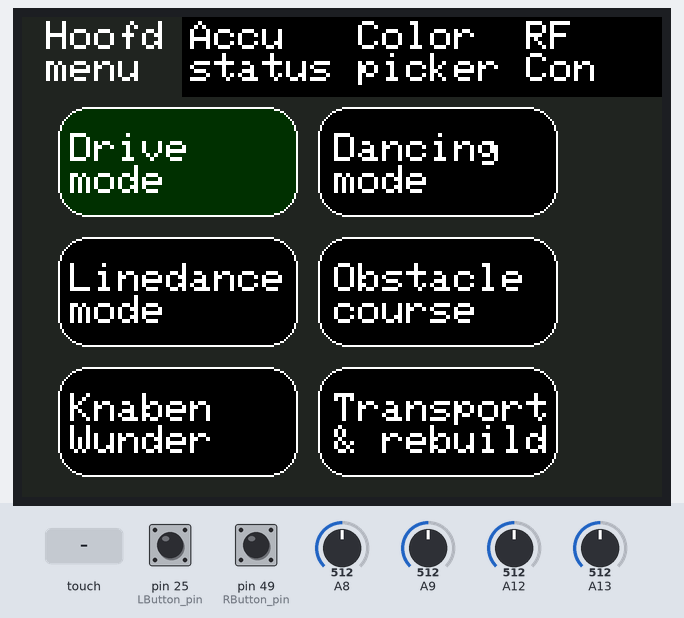
The sketch below on a simulated Arduino Mega 2560, built with avr-gcc and run on an emulated ATmega2560. Shown: 320×240 colour display. The inputs (shaded band) are chosen by the test bench; at power-on: pin 25 (LButton_pin) LOW, pin 49 (RButton_pin) LOW, A8 = 512, A9 = 512, A12 = 512, A13 = 512. What the sketch prints to the serial monitor is not drawn.

Above: at 1.5 s.
1.6 s: touch panel pressed at 87 % / 30 % of its raw x / y range
At 2.8 s:
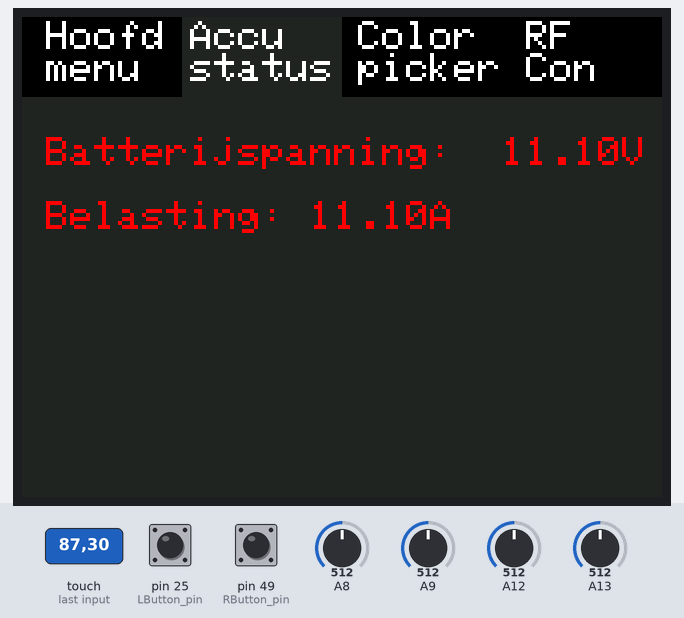
3.1 s: touch panel pressed at 87 % / 10 % of its raw x / y range
At 3.2 s:
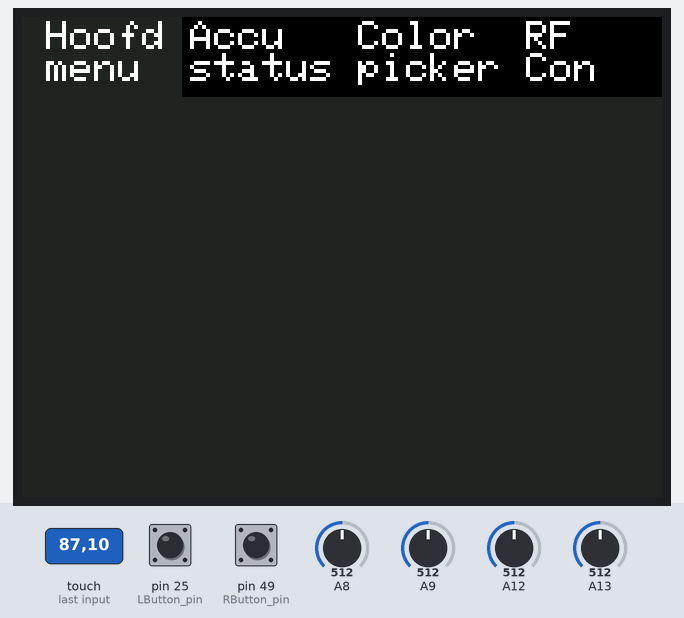
Timing chart, 0 to 6.1 s (numbered marks = the images above; inputs shaded):
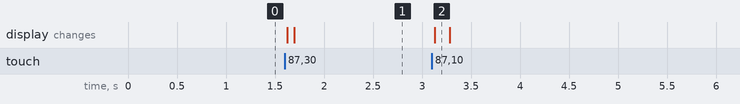

The sketch:

Controller.ino
```cpp
// Datum : 03-06-2018
// Naam  : Steven Wijnja
// Versie: 1.1
// Omschr: Controller

#include <Adafruit_GFX.h>    // Core graphics library
#include <SPI.h>       // this is needed for display
#include <Adafruit_ILI9341.h>
#include <Wire.h>      // this is needed for FT6206
#include <Adafruit_FT6206.h>
#include <SoftwareSerial.h>

// The FT6206 uses hardware I2C (SCL/SDA)
Adafruit_FT6206 ctp = Adafruit_FT6206();

// The display also uses hardware SPI, plus #9 & #10
#define TFT_CS 10
#define TFT_DC 9
Adafruit_ILI9341 tft = Adafruit_ILI9341(TFT_CS, TFT_DC);

// Aantal menus
#define aantal_menus  4
int boxsize = 320 / aantal_menus;

// Huidige status van controller, oftewel in welk menu we zitten
int state = 0,
        old_state = 0;

// Mode van de robot
int mode = 0;
// Define colors
#define GRAY  RGB(38, 37, 36)
#define BLACK ILI9341_BLACK
#define RED  RGB(255, 0, 0)
#define ORANGE RGB(0, 51, 0)

#define BT  Serial1
#define PC  Serial

// Verbonden via Serieel of BT
#define WIRED   true

// Waardes van de joysticks
// y_rechts omkeren wegens orientatie van de joystick
#define x_rechts  map(analogRead(A12), 0, 1023, 11, 19)
#define y_rechts  map(analogRead(A13), 0, 1023, 19, 11)

#define x_links  map(analogRead(A8), 0, 1023, 11, 19)
#define y_links  map(analogRead(A9), 0, 1023, 11, 19)

#define LButton_pin 25
#define RButton_pin 49
#define LButton     digitalRead(LButton_pin) == HIGH
#define RButton     digitalRead(RButton_pin) == HIGH
int LButton_old = 0;
int RButton_old = 0;

// Flank variabelen
int xr_old = 0;
int yr_old = 0;
int xl_old = 0;
int yl_old = 0;
boolean old_lb = 0;
boolean old_rb = 0;
int old_mode = 0;
uint16_t picked_color = 0;
uint16_t old_color = picked_color;
//int old[7];
int old[7] = {xl_old, yl_old, xr_old, yr_old, old_lb, old_rb, mode};
int current[7] = {x_links, y_links, x_rechts, y_rechts, LButton, RButton, mode};
String names[7] = {"lx: ", "ly: ", "rx: ", "ry: ", "LB: ", "RB: ", "md: "};
//int current[7];
int y;
int x;

long int timer = millis();
String wired_string;
float volt = 11.1;

/* TODO
 *  1. WIRED of BT keuze in menu zetten
 *  2. enableRecieve, zoek uit of reciever op pin 18 of 19 zit
 *  3. enableTransmit, zelfde voor transmitting
 *  4. Virtuelwire weghalen zodra RCSwitch getest is
 */

void setup(void) {
    pinMode(LButton_pin, INPUT);
    pinMode(RButton_pin, INPUT);

    pinMode(A8, INPUT);
    pinMode(A9, INPUT);
    pinMode(A12, INPUT);
    pinMode(A13, INPUT);

    pinMode(18, OUTPUT); // BT TX
    pinMode(19, INPUT);  // BT RX

    while (!Serial); // used for leonardo debugging

    // Initialiseer Seriele verbindingen en scherm
    PC.begin(115200);
    PC.println(F("Cap Touch Paint!"));
    BT.begin(9600);
    tft.begin();

    if (!ctp.begin(40)) { // pass in 'sensitivity' coefficient
        PC.println("Couldn't start FT6206 touchscreen controller");
        while (1);
    }

    PC.println("Capacitive touchscreen started");

    picked_color = GRAY;
    tft.setRotation(1);
    //old[0] = x_links;
    //old[1] = y_links;
    //old[2] = x_rechts;
    //old[3] = y_rechts;
// old[4]= LButton;
    //old[5] = RButton;
    //old[6] = mode;
    //current[0] = x_links;
   // current[1] = y_links;
    //current[2] = x_rechts;
   // current[3] = y_rechts;
// current[4]= LButton;
// current[5] = RButton;
// current[6] = mode;

    drawMenus(0);
    handleMenus();
}

void loop() {
    // Zodra joystick waardes veranderen stuur via serieel of BT
    // Flank variabelen
    checkChange();
    // Wait for a touch
    if (!ctp.touched()) {
        return;
    }

    handleTouchEvent();
}
```

Hulpfuncties.ino
```cpp
void drawMenus(uint8_t keuze) {
    // Menublokken
    int color;
    for (int i = 0; i < aantal_menus; i++) {
        color = (i == 2 && keuze == i) ? picked_color : (keuze == i ? GRAY : BLACK);
        tft.fillRect(i * boxsize, 0, boxsize, 40, color);
    }

    // Menu teksten
    tft.setCursor(0, 2);
    tft.setTextColor(ILI9341_WHITE);
    tft.setTextSize(2);
    tft.println(" Hoofd");
    tft.println(" menu");

    // 7 spaties per vak
    tft.setCursor(0, 2);
    tft.println("       Accu");
    tft.println("       status");

    tft.setCursor(0, 2);
    tft.println("              Color");
    tft.println("              picker");


    tft.setCursor(0, 2);
    tft.println("                     RF");
    tft.println("                     Con");
}


void drawButton(uint8_t keuze) {
    uint8_t x, y;
    String text1, text2;
    // Positie bepalen voor de knop aan de hand van de keuze oftewel mode
    x = keuze <= 2 ? 18 : 148;
    if (keuze == 0 || keuze == 3) {
        y = 45;
    }
    if (keuze == 1 || keuze == 4) {
        y = 110;
    }
    if (keuze == 2 || keuze == 5) {
        y = 175;
    }

    // Highlight de gekozen mode
    int color = keuze == mode ? ORANGE : BLACK;

    if (keuze == 0) {
        text1 = "  Drive";
        text2 = "  mode";
    }
    if (keuze == 1) {
        text1 = "  Linedance";
        text2 = "  mode";
    }
    if (keuze == 2) {
        text1 = "  Knaben";
        text2 = "  Wunder";
    }
    if (keuze == 3) {
        text1 = "             Dancing";
        text2 = "             mode";
    }
    if (keuze == 4) {
        text1 = "             Obstacle";
        text2 = "             course";
    }
    if (keuze == 5) {
        text1 = "             Transport";
        text2 = "             & rebuild";
    }

    tft.fillRoundRect(x, y, 120, 55, 15, color);
    tft.drawRoundRect(x, y, 120, 55, 15, ILI9341_WHITE);
    tft.setCursor(0, y + 13);
    tft.setTextColor(ILI9341_WHITE);
    tft.setTextSize(2);
    tft.println(text1);
    tft.println(text2);

}

void handleMenus() {
    //PC.println(state);
    switch (state) {
        // Hoofdmenu ------------------------------------------------------------------
        case 0:
            tft.fillRect(0, 40, 320, 200, GRAY);
            for (int i = 0; i < 6; i++) drawButton(i);  // Doet hetzelfde als hierboven staat
            break;
            // Batterij status ------------------------------------------------------------
        case 1:
            tft.fillRect(0, 40, 320, 200, GRAY);
            tft.setCursor(0, 60);
            tft.setTextColor(ILI9341_RED);
            tft.setTextSize(2);
            tft.setTextWrap(false);
            tft.print(" Batterijspanning: ");
            tft.print(" ");
            tft.print(volt);
            tft.println("V");
            tft.println(" ");
            tft.print(" Belasting: ");
            tft.print(volt);
            tft.print("A");
            break;
            // Colorpicker   ------------------------------------------------------------
        case 2:
            //tft.fillRect(0, 40, 320, 200, GRAY);
            drawHSL();
            break;
    }
}


// -------------- Functies voor de colorpicker --------------
// Get 16-bit equivalent of 24-bit color
uint16_t RGB(uint8_t r, uint8_t g, uint8_t b) {
    return ((r / 8) << 11) | ((g / 4) << 5) | (b / 8);
}

float hue2rgb(float p, float q, float t) {
    if (t < 0) t += 1;
    if (t > 1) t -= 1;
    if (t < 1.0 / 6) return p + (q - p) * 6 * t;
    if (t < 1.0 / 2) return q;
    if (t < 2.0 / 3) return p + (q - p) * (2.0 / 3 - t) * 6;
    return p;
}

uint16_t hslToRgb(float h, float s, float l) {
    float r, g, b;

    if (s == 0) {
        r = g = b = l; // achromatic
    } else {
        float q = l < 0.5 ? l * (1 + s) : l + s - l * s;
        float p = 2 * l - q;
        r = hue2rgb(p, q, h + 1.0 / 3);
        g = hue2rgb(p, q, h);
        b = hue2rgb(p, q, h - 1.0 / 3);
    }
    return RGB(min(r * 255, 255), min(g * 255, 255), min(b * 255, 255));
}

void drawHSL() {
    tft.fillRect(0, 40, 320, 200, RGB(0, 0, 0));
    float hue;
    float saturation = 1;
    float lightness;
    unsigned int height = 240;
    unsigned int width = 320;
    for (unsigned int x = 0; x < width; x += 1) {
        hue = ((float) x) / width;
        for (unsigned int y = 40; y < height; y += 1) {
            lightness = ((float) y - 40) / (height - 10); // top NUM_WHITE_PIXELS pixels represent white, full power

            tft.drawPixel(x, y, hslToRgb(hue, saturation, lightness));
        }
    }
}

bool checkChange() {
    xr_old = x_rechts;
    yr_old = y_rechts;
    xl_old = x_links;
    yl_old = y_links;
    old_lb = LButton;
    old_rb = RButton;
    old_mode = mode;
    old_color = picked_color;
    current[0] = x_rechts;
    current[1] = y_rechts;
    current[2] = x_links;
    current[3] = y_links;
    current[4] = LButton;
    current[5] = RButton;
    current[6] = mode;
    int i;
    String name1;
    for (i = 0; i < 7; i++) {
        name1 = names[i];
        if (old[i] != current[i]) {
        //    PC.println("Equals: " + String(old[i]) + " " + String(current[i]) + " Position:" + String(i) );
            old[i] = current[i];
            sendBluetooth(names[i] + String(current[i]));
        }
    }
}

void sendBluetooth(String string) {
    BT.println(string);
}

void sendToScreen(int number, int data) {
    PC.println(number + data);
}

void checkModeVsOldMode(int newMode, int oldMode) {
    if (newMode != oldMode) {
        drawButton(mode);
        drawButton(old_mode);
        //handleMenus();
        old_mode = mode;
    }
}

bool IsBetweenNumbers(int value, int number1, int number2) {
    return value > number1 && value < number2;
}

void handleTouchEvent() {
    // Retrieve a point
    TS_Point px = ctp.getPoint(),
            p = ctp.getPoint();

    // flip it around to match the screen.
    p.x = map(px.y, 0, 320, 320, 0);
    p.y = map(px.x, 0, 240, 0, 240);
    y = p.y;
    x = p.x;
    // alles onder y < 40 is menu
    if (y < 40) {
        // Menukeuze op basis van x coordinaat
        for (int i = 0; i < aantal_menus; i++) {
            if (x < (i + 1) * boxsize) {
                if (i != old_state) { // Voorkomen van flikkeren
                    drawMenus(i);
                    state = i;
                }
                break;
            }
        }
        // Geen touch op menu, handle menu opties
        // Handlemenus() vervangen wegens knipperen van scherm
    } else if (state == 0) {  // Hoofdmenu
        if (IsBetweenNumbers(x, 18, 138)) {
            if (IsBetweenNumbers(y, 45, 100)) {
                mode = 0;
            }
            if (IsBetweenNumbers(y, 110, 165)) {
                mode = 1;
            }
            if (IsBetweenNumbers(y, 175, 230)) {
                mode = 2;
            }
        } else if (IsBetweenNumbers(x, 148, 268)) {
            if (IsBetweenNumbers(y, 45, 100)) {
                mode = 3;
            }
            if (IsBetweenNumbers(y, 110, 165)) {
                mode = 4;
            }
            if (IsBetweenNumbers(y, 175, 230)) {
                mode = 5;
            }
        }
        checkModeVsOldMode(mode, old_mode);
    } else if (state == 2) {  // Colorpicker
        float hue = (float) x / 320.0;
        float saturation = 1;
        float lightness = ((float) y - 40.0) / (240.0 - 10.0);
        if (picked_color != hslToRgb(hue, saturation, lightness)) {

            tft.fillRect(2 * boxsize, 0, boxsize, 40, hslToRgb(hue, saturation, lightness));
            tft.setCursor(0, 2);
            tft.setTextColor(ILI9341_WHITE);
            tft.setTextSize(2);
            tft.println("              Color");
            tft.println("              picker");
            picked_color = hslToRgb(hue, saturation, lightness);
        }
    }

    // Zodra menukeuze veranderd, scherm refreshen
    if (state != old_state) {
        handleMenus();
        old_state = state;
    }
}
```

Measured:
- after the input at 1.6 s, the display: first changes at once (image 1 shows a later state)
- after the input at 3.1 s, the display: changes at once (image 2)
